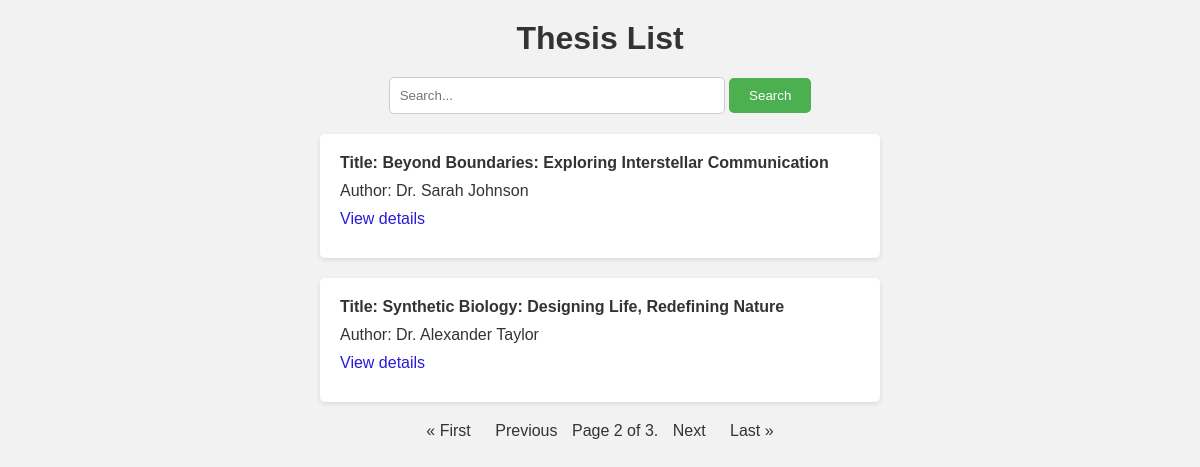
Screenshot of /?page=2 with the database file from the repository.
### authors/models.py (models this page shows, shortened)
class Thesis(models.Model):
    title = models.CharField(max_length=200)
    author = models.CharField(max_length=100)
    abstract = models.TextField()
    year = models.IntegerField()

### authors/views.py (the view)
# urls.py: path('', views.thesis_list, name='thesis_list'),
def thesis_list(request):
    thesis_list = Thesis.objects.all()
    paginator = Paginator(thesis_list, 2)
    page_number = request.GET.get('page')
    page_obj = paginator.get_page(page_number)
    return render(request, 'thesis_list.html', {'page_obj': page_obj})

### authors/templates/thesis_list.html (shortened to what this page needs)
<!DOCTYPE html>
<html lang="en">
<head>
    {% load static %}
    <link rel="stylesheet" type="text/css" href="{% static 'style_2.css' %}">
</head>
<body>
    <div class="container">
        <h1>Thesis List</h1>
        <div id="search-bar">
            <form method="GET" action="{% url 'thesis_search' %}">
                <input type="text" name="q" placeholder="Search...">
                <button type="submit">Search</button>
            </form>
        </div>
        {% for thesis in page_obj %}
            <div class="content">
                <p class="title">Title: {{ thesis.title }}</p>
                <p class="author">Author: {{ thesis.author }}</p>
                <p class="details"><a href="{% url 'thesis_detail' thesis.pk %}">View details</a></p>
            </div>
        {% empty %}
            <p class="no-result">No theses found.</p>
        {% endfor %}
        <div class="pagination">
            <span class="step-links">
                {% if page_obj.has_previous %}
                    <a href="?page=1">&laquo; First</a>
                    <a href="?page={{ page_obj.previous_page_number }}">Previous</a>
                {% endif %}
                <span class="current">
                    Page {{ page_obj.number }} of {{ page_obj.paginator.num_pages }}.
                </span>
                {% if page_obj.has_next %}
                    <a href="?page={{ page_obj.next_page_number }}">Next</a>
                    <a href="?page={{ page_obj.paginator.num_pages }}">Last &raquo;</a>
                {% endif %}
            </span>
        </div>
    </div>
</body>
</html>

### mystaticfiles/style_2.css (style rules this page uses)
* { margin: 0; padding: 0; box-sizing: border-box; }
body { font-family: Helvetica, sans-serif; background-color: #f2f2f2; max-width: 50%; margin: auto; color: #333; }
.container { max-width: 800px; margin: 0 auto; padding: 20px; }
h1 { text-align: center; margin-bottom: 20px; }
#search-bar { text-align: center; margin-bottom: 20px; }
#search-bar input[type="text"] { padding: 10px; border: 1px solid #ccc; border-radius: 5px; width: 60%; }
#search-bar button { padding: 10px 20px; border: none; border-radius: 5px; background-color: #4CAF50; color: white; cursor: pointer; }
.content { background-color: #fff; border-radius: 5px; padding: 20px; margin-bottom: 20px; box-shadow: 0 2px 4px rgba(0, 0, 0, 0.1); }
.content p { margin-bottom: 10px; }
.content .title { font-weight: bold; }
.content .details a { color: #281bdb; text-decoration: none; }
.pagination { text-align: center; margin-top: 20px; }
.pagination a { padding: 5px 10px; color: #333; text-decoration: none; border-radius: 3px; }

### rows the page displays
Thesis: title "Beyond Boundaries: Exploring Interstellar Communication", author "Dr. Sarah Johnson"
Thesis: title "Synthetic Biology: Designing Life, Redefining Nature", author "Dr. Alexander Taylor"

### other values shown
{{ page_obj.number }} "2"
{{ page_obj.paginator.num_pages }} "3"
